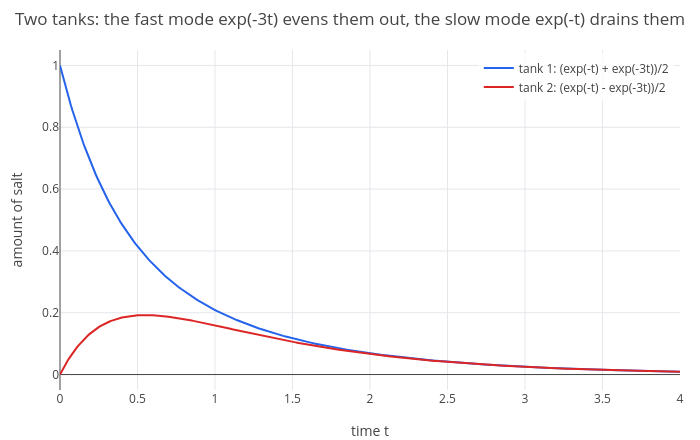

Notebook source saved alongside this figure:
### Markdown cell above
The first column is the solution of section 1. How does Galileo compute $e^{At}$? From the diagonalization
$A = VDV^{-1}$: then $A^k = VD^kV^{-1}$, so the whole series becomes $e^{At} = Ve^{Dt}V^{-1}$, and the exponential of a
diagonal matrix just exponentiates the diagonal. One warning: $e^{A}e^{B} = e^{A + B}$ only when $AB = BA$.

The plot shows both tanks over time (time across, amount of salt up):

### Code cell
x = E*[1; 0];
p = plot(x(1), x(2), t, 0, 4);
p = legend(p, "tank 1: (exp(-t) + exp(-3t))/2", "tank 2: (exp(-t) - exp(-3t))/2");
labels(title(p, "Two tanks: the fast mode exp(-3t) evens them out, the slow mode exp(-t) drains them"), "time t", "amount of salt")

### Figure 1 — Plotly figure (JSON) as saved in the notebook; plotly's stock layout.template omitted (floating-point values rounded to 4 significant figures; data arrays with more than 128 entries replaced by an {"elided": "..."} marker saying what was removed)
{"data": [{"line": {"color": "#2563eb", "width": 2}, "mode": "lines", "name": "tank 1: (exp(-t) + exp(-3t))/2", "type": "scatter", "x": {"elided": "402 float values"}, "y": {"elided": "402 float values"}}, {"line": {"color": "#dc2626", "width": 2}, "mode": "lines", "name": "tank 2: (exp(-t) - exp(-3t))/2", "type": "scatter", "x": {"elided": "402 float values"}, "y": {"elided": "402 float values"}}], "layout": {"height": 440, "legend": {"bgcolor": "rgba(255,255,255,0.8)", "x": 0.99, "xanchor": "right", "y": 0.99, "yanchor": "top"}, "margin": {"b": 50, "l": 60, "r": 20, "t": 50}, "showlegend": true, "title": {"text": "Two tanks: the fast mode exp(-3t) evens them out, the slow mode exp(-t) drains them"}, "width": 700, "xaxis": {"range": [0, 4], "title": {"text": "time t"}, "zeroline": true}, "yaxis": {"range": [-0.05, 1.05], "title": {"text": "amount of salt"}, "zeroline": true}}}
